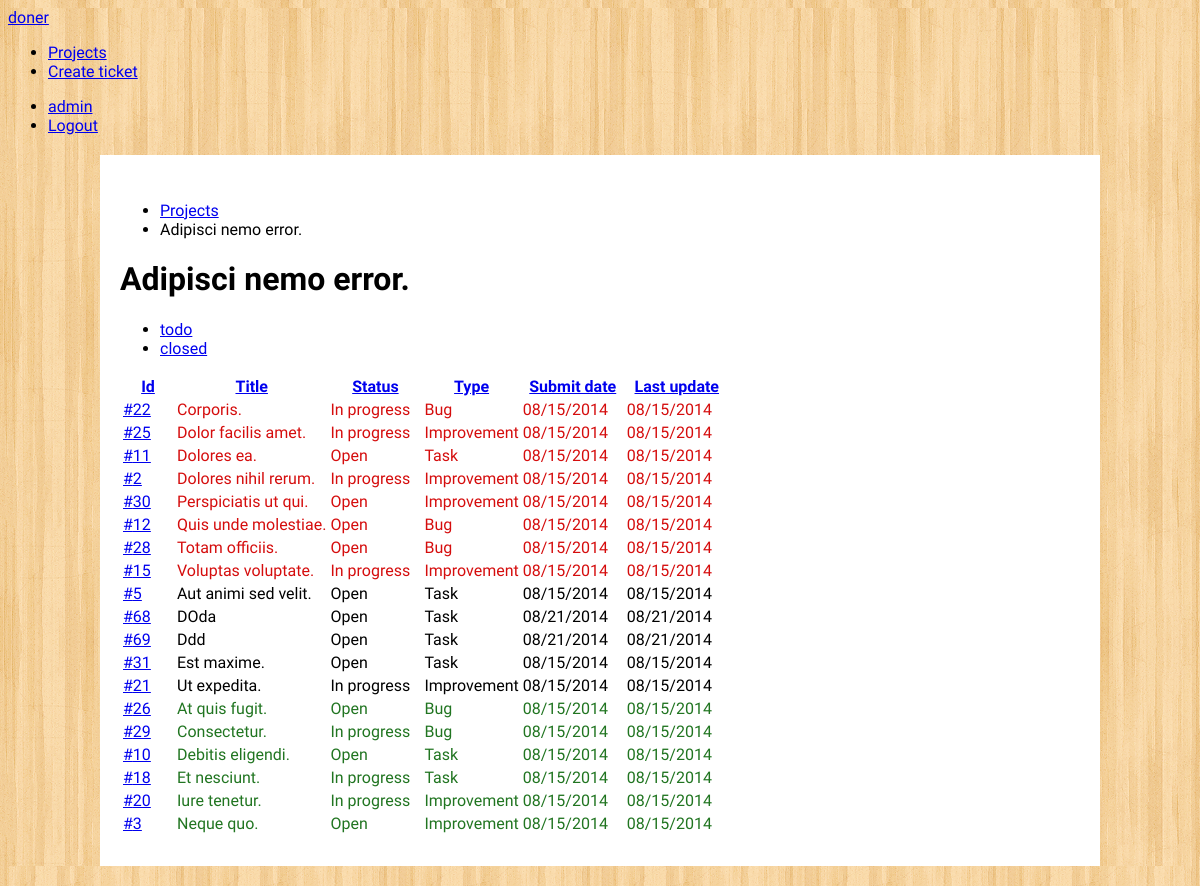
The page /project/6/ (signed in) on the database its author committed.
### project/models.py (models this page shows, shortened)
class Project(models.Model):
    name = models.CharField(verbose_name=_('Name'), max_length=50)
    description = models.CharField(verbose_name=_('Description'), max_length=250, blank=True)
    is_private = models.BooleanField(verbose_name=_('Private'), default=False)
    created_date = models.DateTimeField(verbose_name=_('Created date'), auto_now_add=True)
    last_active = models.DateTimeField(auto_now_add=True)
    members = models.ManyToManyField(settings.AUTH_USER_MODEL, null=True, blank=True, related_name='project_members')
    members_number = models.IntegerField(default=0, editable=False)
    have_milestones = models.BooleanField(default=False, editable=False)
    class Meta:
        verbose_name = _('Project')
        verbose_name_plural = _('Projects')
        ordering = ('name',)
    def __unicode__(self):
        return u'%s' % self.name
    def get_absolute_url(self):
        return reverse('project', kwargs={'pk': self.pk})

class Ticket(models.Model):
    project = models.ForeignKey(Project, verbose_name=_('Project'))
    milestone = models.ForeignKey(Milestone, verbose_name=_('Milestone'), null=True, blank=True)
    title = models.CharField(verbose_name=_('Title'), max_length=100)
    description = models.TextField(verbose_name=_('Description'), blank=True)
    submitted_date = models.DateTimeField(verbose_name=_('Submited date'), auto_now_add=True)
    modified_date = models.DateTimeField(verbose_name=_('Modified date'), auto_now=True)
    submitter = models.ForeignKey(settings.AUTH_USER_MODEL, verbose_name=_('Submitter'), related_name='submitter')
    assigned_to = models.ForeignKey(settings.AUTH_USER_MODEL, verbose_name=_('Assigned to'), null=True, blank=True)
    status = models.IntegerField(verbose_name=_('Status'), default=1, choices=STATUS_CODES)
    priority = models.IntegerField(verbose_name=_('Priority'), default=2, choices=PRIORITY_CODES)
    ttype = models.IntegerField(verbose_name=_('Ticket type'), default=1, choices=TICKET_TYPES)
    attachments = models.ManyToManyField(Attachment, null=True, blank=True)
    class Meta:
        verbose_name = _('Ticket')
        verbose_name_plural = _('Tickets')
        ordering = ('priority', 'title')
    def get_absolute_url(self):
        return reverse('ticket', kwargs={'pk': self.pk})

### project/views.py (the view)
# urls.py: url(r'^project/(?P<pk>\d+)/$', Tickets.as_view(), name='project'),
class Tickets(ProjectView, ListView):
    model = Ticket
    template_name = 'project/tickets.html'
    ordering_fields = ('title', 'status', 'ttype', 'submitted_date', 'modified_date')
    def get_queryset(self):
        queryset = self.model.objects.filter(project__id=self.kwargs['pk'])
        filter_by = self.request.GET.get('filter')
        if filter_by and filter_by in ('closed'):
            queryset = queryset.filter(status=3)
        else:
            queryset = queryset.filter(status__lt=3)
        order = self.request.GET.get('order')
        if order in self.ordering_fields:
            queryset = queryset.order_by(order)
        return queryset
    def get_context_data(self, **kwargs):
        context = super(Tickets, self).get_context_data(**kwargs)
        context['filter'] = self.request.GET.get('filter')
        context['order'] = self.request.GET.get('order')
        context['project'] = Project.objects.get(pk=self.kwargs['pk'])
        return context

### project/access_control_views.py (called while the page is built)
    def get_project(self):
        if self.project:
            return
        model_instance = self.url_pk_related_model.objects.get(pk=self.kwargs['pk'])
        if isinstance(model_instance, Project):
            self.project = model_instance
        elif isinstance(model_instance, Ticket):
            self.project = model_instance.project
        elif isinstance(model_instance, Log):
            self.project = model_instance.ticket.project
        else:
            raise ValueError

    @method_decorator(login_required)
    def dispatch(self, *args, **kwargs):
        self.get_project()
        if self.project.is_private and not self.is_project_member():
            return render(self.request, 'access-denied.html')
        return super(ProjectView, self).dispatch(*args, **kwargs)

### project/templates/project/tickets.html (shortened to what this page needs)
{% extends "layouts/alpha.html" %}
{% load i18n %}
{% block nav %}
    <li><a href="{% url 'ticket-create' project.id %}" class="uk-button"> {% trans "Create ticket" %}</a></li>
{% endblock %}
{% block breadcrumb %}
<ul class="uk-breadcrumb">
    <li><a href="/">{% trans "Projects" %}</a></li>
    <li class="uk-active"><span>{{ project }}</span></li>
</ul>
{% endblock %}
{% block content %}
    <h1>{{ project }}</h1>
    <ul class="uk-subnav uk-subnav-pill">
        <li{% if not filter %} class="uk-active"{% endif %}><a href="{{ project.get_absolute_url }}">{% trans "todo" %}</a></li>
        <li{% if filter %} class="uk-active"{% endif %}><a href="?filter=closed">{% trans "closed" %}</a></li>
    </ul>
    <table class="uk-table uk-table-striped">
        <thead>
            <th style="width:50px"><a href="{{ project.get_absolute_url }}">Id</a></th>
            <th><a href="?order=title">{% trans "Title" %}</a></th>
            <th style="width:90px"><a href="?order=status">{% trans "Status" %}</a></th>
            <th style="width:90px"><a href="?order=ttype">{% trans "Type" %}</a></th>
            <th style="width:100px"><a href="?order=submitted_date">{% trans "Submit date" %}</a></th>
            <th style="width:100px"><a href="?order=modified_date">{% trans "Last update" %}</a></th>
        </thead>
        <tbody>
            {% for ticket in object_list %}
            <tr class="priority-{{ ticket.priority }}">
                <td>
                    <a href="{{ ticket.get_absolute_url }}">#{{ ticket.id }}</a>
                </td>
                <td>{{ ticket.title }}</td>
                <td>{{ ticket.get_status_display }}</td>
                <td>{{ ticket.get_ttype_display }}</td>
                <td>{{ ticket.submitted_date|date:'SHORT_DATE_FORMAT' }}</td>
                <td>{{ ticket.modified_date|date:'SHORT_DATE_FORMAT' }}</td>
            </tr>
            {% endfor %}
        </tbody>
    </table>
{% endblock %}

### doner/templates/base.html (shortened to what this page needs)
{% load i18n %}
<!DOCTYPE html>
<html>
    <head>
        <link rel="stylesheet" type="text/css" href="http://cdnjs.cloudflare.com/ajax/libs/uikit/1.2.0/css/uikit.min.css">
        <link rel="stylesheet" type="text/css" href="http://cdnjs.cloudflare.com/ajax/libs/uikit/1.2.0/css/uikit.gradient.min.css">
    </head>
    <body>
        <nav class="uk-navbar">
            <a href="/" class="uk-navbar-brand">doner</a>
            <ul class="uk-navbar-nav">
                <li><a href="{% url 'projects' %}">{% trans "Projects" %}</a></li>
                {% block nav %}{% endblock %}
            </ul>
            <div class="uk-navbar-flip">
                <ul class="uk-navbar-nav">
                    {% if user.is_authenticated %}
                        <li><a href="#"> {{ user.username }}</a></li>
                        <li><a href="{% url 'logout' %}">{% trans "Logout" %}</a></li>
                    {% else %}
                        <li><a href="{% url 'login' %}?next={{ request.path }}"><i class="uk-icon-key"></i> {% trans "Login" %}</a></li>
                    {% endif %}
                </ul>
            </div>
        </nav>
        {% block body %}{% endblock %}
    </body>
</html>

### project/templates/project/tickets.html (style rules this page uses)
.priority-1 { color: #D50D0D; }
.priority-3 { color: #217521; }

### rows shown on the page
Project: name "Adipisci nemo error."
Ticket: id "22", title "Corporis.", status "In progress", ttype "Bug", submitted_date "08/15/2014", modified_date "08/15/2014"
Ticket: id "25", title "Dolor facilis amet.", status "In progress", ttype "Improvement", submitted_date "08/15/2014", modified_date "08/15/2014"
Ticket: id "11", title "Dolores ea.", status "Open", ttype "Task", submitted_date "08/15/2014", modified_date "08/15/2014"
Ticket: id "2", title "Dolores nihil rerum.", status "In progress", ttype "Improvement", submitted_date "08/15/2014", modified_date "08/15/2014"
Ticket: id "30", title "Perspiciatis ut qui.", status "Open", ttype "Improvement", submitted_date "08/15/2014", modified_date "08/15/2014"
Ticket: id "12", title "Quis unde molestiae.", status "Open", ttype "Bug", submitted_date "08/15/2014", modified_date "08/15/2014"
Ticket: id "28", title "Totam officiis.", status "Open", ttype "Bug", submitted_date "08/15/2014", modified_date "08/15/2014"
Ticket: id "15", title "Voluptas voluptate.", status "In progress", ttype "Improvement", submitted_date "08/15/2014", modified_date "08/15/2014"
Ticket: id "5", title "Aut animi sed velit.", status "Open", ttype "Task", submitted_date "08/15/2014", modified_date "08/15/2014"
Ticket: id "68", title "DOda", status "Open", ttype "Task", submitted_date "08/21/2014", modified_date "08/21/2014"
Ticket: id "69", title "Ddd", status "Open", ttype "Task", submitted_date "08/21/2014", modified_date "08/21/2014"
Ticket: id "31", title "Est maxime.", status "Open", ttype "Task", submitted_date "08/15/2014", modified_date "08/15/2014"
Ticket: id "21", title "Ut expedita.", status "In progress", ttype "Improvement", submitted_date "08/15/2014", modified_date "08/15/2014"
Ticket: id "26", title "At quis fugit.", status "Open", ttype "Bug", submitted_date "08/15/2014", modified_date "08/15/2014"
Ticket: id "29", title "Consectetur.", status "In progress", ttype "Bug", submitted_date "08/15/2014", modified_date "08/15/2014"
Ticket: id "10", title "Debitis eligendi.", status "Open", ttype "Task", submitted_date "08/15/2014", modified_date "08/15/2014"
Ticket: id "18", title "Et nesciunt.", status "In progress", ttype "Task", submitted_date "08/15/2014", modified_date "08/15/2014"
Ticket: id "20", title "Iure tenetur.", status "In progress", ttype "Improvement", submitted_date "08/15/2014", modified_date "08/15/2014"
Ticket: id "3", title "Neque quo.", status "Open", ttype "Improvement", submitted_date "08/15/2014", modified_date "08/15/2014"

### other values the page prints
{{ user.username }} "admin"
